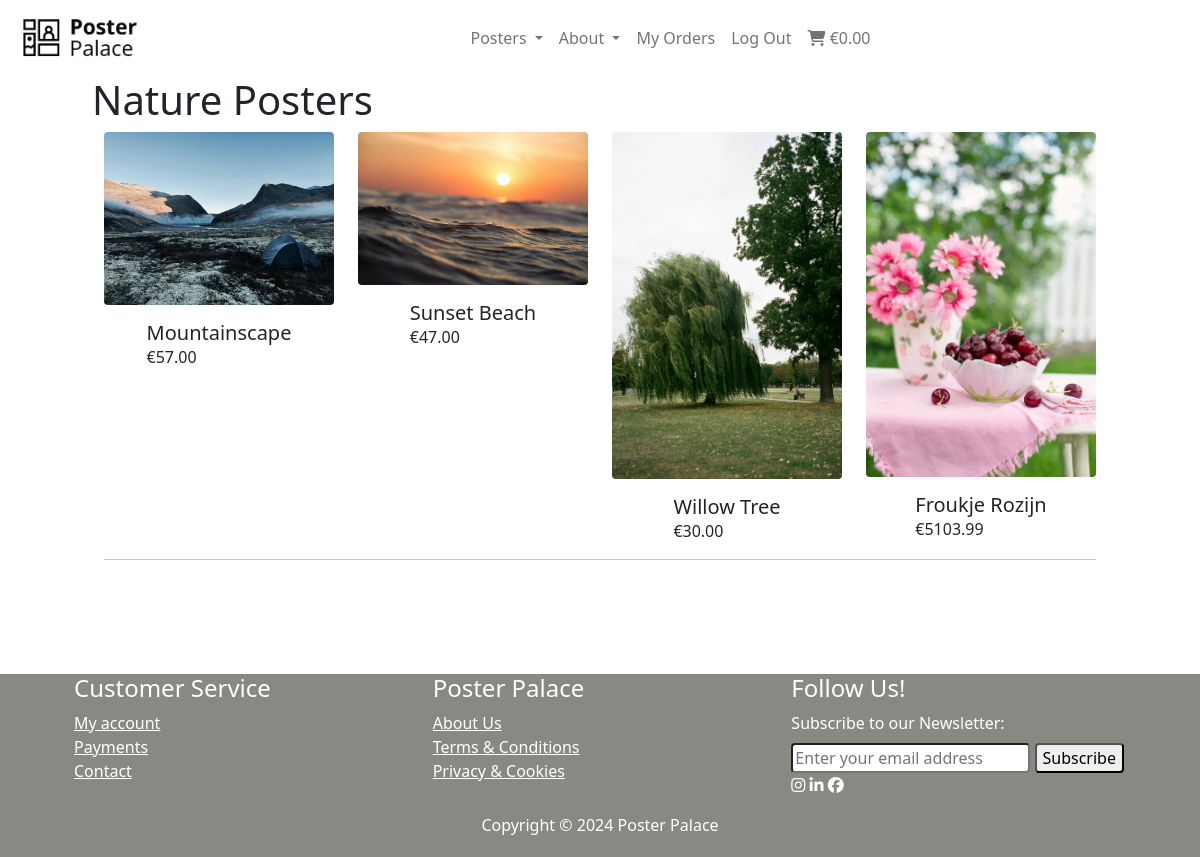
The page /posters/?category=nature (signed in) on the database its author committed.
### posters/models.py (models this page shows, shortened)
class Category(models.Model):
    class Meta:
        verbose_name_plural = 'Categories'
    name = models.CharField(max_length=254)
    friendly_name = models.CharField(max_length=254, null=True, blank=True)

class Poster(models.Model):
    category = models.ForeignKey('Category', null=True, blank=True, on_delete=models.SET_NULL)
    sku = models.CharField(max_length=254, null=True, blank=True)
    name = models.CharField(max_length=254)
    description = models.TextField()
    has_color = models.BooleanField(default=False, blank=True, null=True)
    color_option = models.CharField(max_length=15, blank=True, default='Color', choices=COLOR_CHOICES)
    has_sizes = models.BooleanField(default=False, blank=True, null=True)
    size_option = models.CharField(max_length=80, choices=SIZE_CHOICES, default='S')
    price = models.DecimalField(max_digits=6, decimal_places=2)
    rating = models.DecimalField(max_digits=6, decimal_places=2, null=True, blank=True)
    image_url = models.URLField(max_length=1024, null=True, blank=True)
    image = models.ImageField(null=True, blank=True)
    quantity = models.IntegerField(blank=False, default=1)

### posters/views.py (the view, shortened to what this page needs)
# urls.py: path('', views.all_posters, name='posters'),
def all_posters(request):
    posters = Poster.objects.all()
    categories = None
    query = None
    if request.GET:
        if 'category' in request.GET:
            categories = request.GET['category'].split(',')
            posters = posters.filter(category__name__in=categories)
            categories = Category.objects.filter(name__in=categories)
        else:
            categories = []
    else:
        categories = []
    context = {
        'posters': posters,
        'search_request': query,
        'current_cat': categories if categories else [{'friendly_name': ''}],
    }
    return render(request, 'posters/posters.html', context)

### homepage/forms.py
class NewsletterForm(forms.Form):
    email = forms.EmailField(label="Your Email", max_length=100)

### cart/contexts.py (called while the page is built, shortened)
def shopping_content(request):
    shopping_items = []
    total = 0
    poster_count = 0
    cart = request.session.get('cart', {})
    context = {
        'shopping_items': shopping_items,
        'total': total,
        'poster_count': poster_count,
    }
    return context

### homepage/context_processors.py (called while the page is built)
def newsletter_form(request):
    return {'newsletter_form': NewsletterForm()}

### posters/templates/posters/posters.html (shortened to what this page needs)
{% extends "base.html" %}
{% load static %}
{% block content %}
<section>
    <div class="containter-fluid h-100">
        <div class="container">
            {% for c in current_cat %}
                {% if c.friendly_name %}
                    <h1 class="row">{{ c.friendly_name }} Posters</h1>
                {% else %}
                    <h1 class="row">All Posters</h1>
                {% endif %}
            {% endfor %}
            <div class="row">
            {% for poster in posters %}
                <div class="col-sm-6 col-md-6 col-lg-4 col-xl-3">
                    <div class="card h-100 border-0">
                    {% if poster.image %}
                        <a href="{% url 'poster_detail' poster.id %}">
                            <img id="{{ poster.sku }}" class="img-poster card-img-top img-fluid rounded" src="{{ poster.image.url }}" alt="{{ poster.name }}" onclick="myFunction('{{poster.sku}} output=raw');">
                        </a>
                    {% else %}
                        <a href="{% url 'poster_detail' poster.id %}">
                        <img class="card-img-top img-fluid" src="{{ MEDIA_URL }}noimage.png" alt="{{ poster.name }}">
                        </a>
                    {% endif %}
                        <div class="card-body pb-0">
                            <h5 class="card-title mb-0">{{ poster.name }}</h5>
                            <p class="card-text">€{{ poster.price }}</p>
                        </div>
                    </div>
                </div>
                {% if forloop.counter|divisibleby:4 %}
                    <div class="col-12 d-none d-xl-block mb-5">
                        <hr>
                    </div>
                {% endif %}
            {% endfor %}
            </div>
        </div>
    </div>
</section>
{% endblock %}

### static/css/base.css (style rules this page uses)
* { margin: auto; }
.row { margin-right: 50px; margin-left: 50px; }

### rows shown on the page
Category: friendly_name "Nature"
Poster: image (picture), name "Mountainscape", price "57.00"
Poster: image (picture), name "Sunset Beach", price "47.00"
Poster: image (picture), name "Willow Tree", price "30.00"
Poster: image (picture), name "Froukje Rozijn", price "5103.99"
